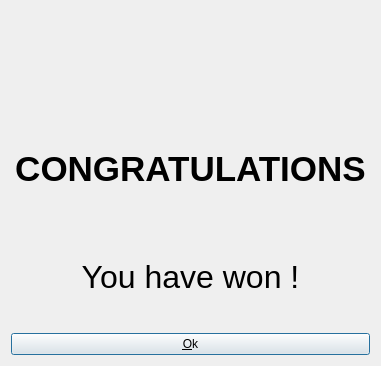
<?xml version="1.0" encoding="UTF-8"?>
<ui version="4.0">
 <class>SudokuAssistant::View::VictoryWindow</class>
 <widget class="QDialog" name="SudokuAssistant::View::VictoryWindow">
  <property name="geometry">
   <rect>
    <x>0</x>
    <y>0</y>
    <width>381</width>
    <height>366</height>
   </rect>
  </property>
  <property name="sizePolicy">
   <sizepolicy hsizetype="Fixed" vsizetype="Fixed">
    <horstretch>0</horstretch>
    <verstretch>0</verstretch>
   </sizepolicy>
  </property>
  <property name="windowTitle">
   <string>Sudoku Assistant</string>
  </property>
  <property name="autoFillBackground">
   <bool>false</bool>
  </property>
  <layout class="QVBoxLayout" name="verticalLayout">
   <item>
    <widget class="QLabel" name="label">
     <property name="text">
      <string/>
     </property>
     <property name="pixmap">
      <pixmap resource="../resources/resources.qrc">:/images/images/victory.jpg</pixmap>
     </property>
    </widget>
   </item>
   <item>
    <widget class="QLabel" name="label_2">
     <property name="font">
      <font>
       <pointsize>26</pointsize>
       <weight>75</weight>
       <italic>false</italic>
       <bold>true</bold>
      </font>
     </property>
     <property name="text">
      <string>CONGRATULATIONS</string>
     </property>
     <property name="alignment">
      <set>Qt::AlignCenter</set>
     </property>
    </widget>
   </item>
   <item>
    <widget class="QLabel" name="label_3">
     <property name="font">
      <font>
       <pointsize>24</pointsize>
       <weight>50</weight>
       <italic>false</italic>
       <bold>false</bold>
      </font>
     </property>
     <property name="text">
      <string>You have won !</string>
     </property>
     <property name="alignment">
      <set>Qt::AlignCenter</set>
     </property>
    </widget>
   </item>
   <item>
    <widget class="QPushButton" name="pushButton">
     <property name="text">
      <string>&amp;Ok</string>
     </property>
    </widget>
   </item>
  </layout>
 </widget>
 <resources>
  <include location="../resources/resources.qrc"/>
 </resources>
 <connections/>
</ui>
